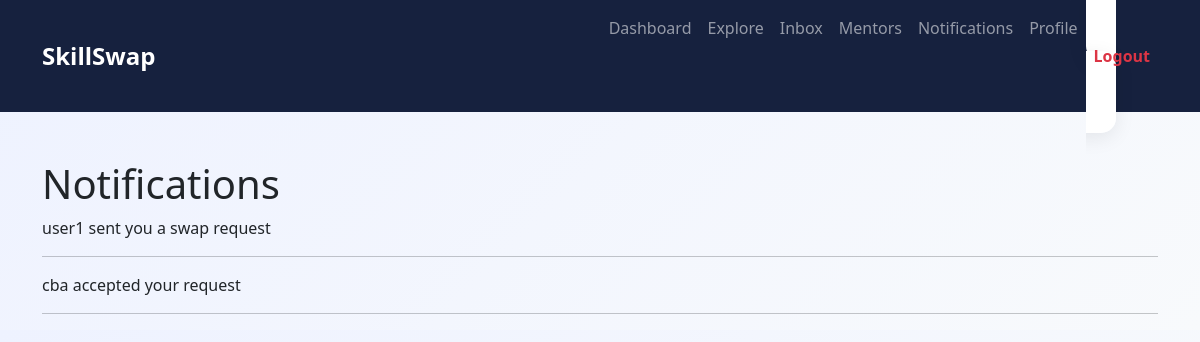
Page /accounts/notifications/ (signed in) on the earlier database version.
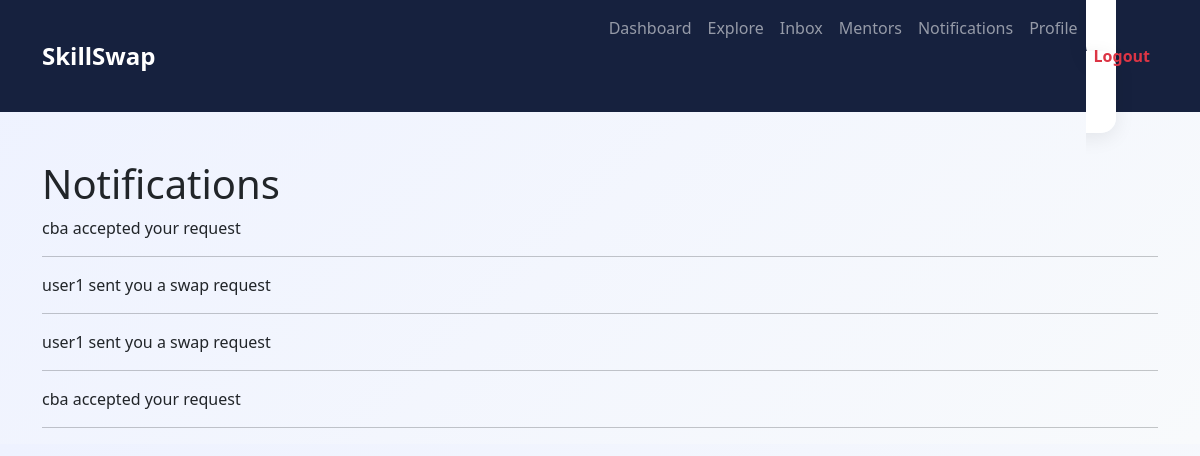
Same page on the later database version.
### workspace/models.py (models this page shows, shortened)
class Notification(models.Model):
    user = models.ForeignKey(
        settings.AUTH_USER_MODEL,
        on_delete=models.CASCADE
    )
    message = models.CharField(
        max_length=255
    )
    is_read = models.BooleanField(
        default=False
    )
    created_at = models.DateTimeField(
        auto_now_add=True
    )

### accounts/views.py (the view)
@login_required
def notifications(request):
    notifications = Notification.objects.filter(
        user=request.user
    ).order_by('-created_at')
    return render(
        request,
        'accounts/notifications.html',
        {
            'notifications': notifications
        }
    )

### templates/accounts/notifications.html
{% extends 'base.html' %}
{% block content %}
<h1>Notifications</h1>
{% for notification in notifications %}
<p>
{{ notification.message }}
</p>
<hr>
{% empty %}
<p>No notifications.</p>
{% endfor %}
{% endblock %}

Differences in the rows shown:
added Notification: message "cba accepted your request"
added Notification: message "user1 sent you a swap request"
